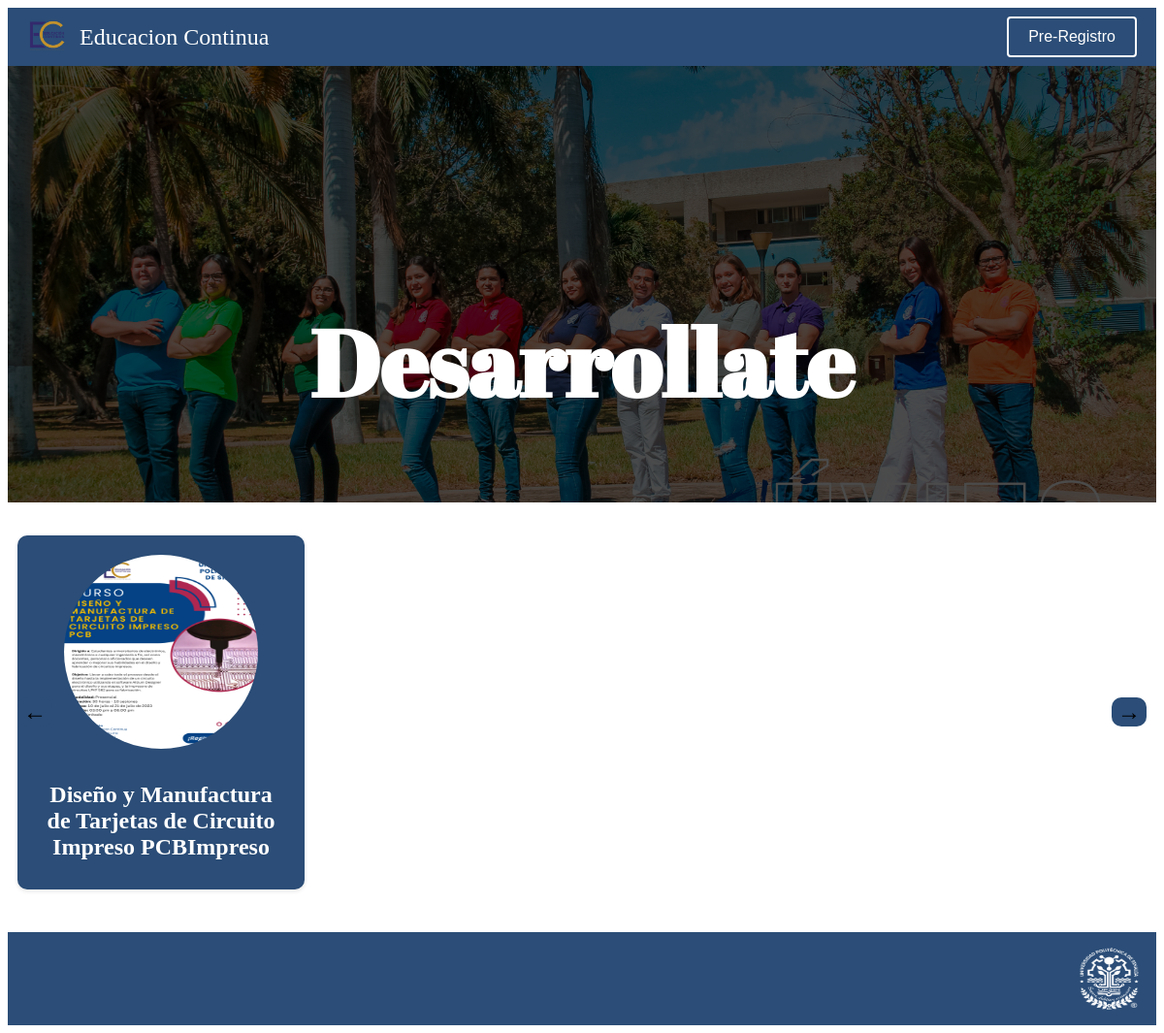
/, run on an earlier commit of the app's database.
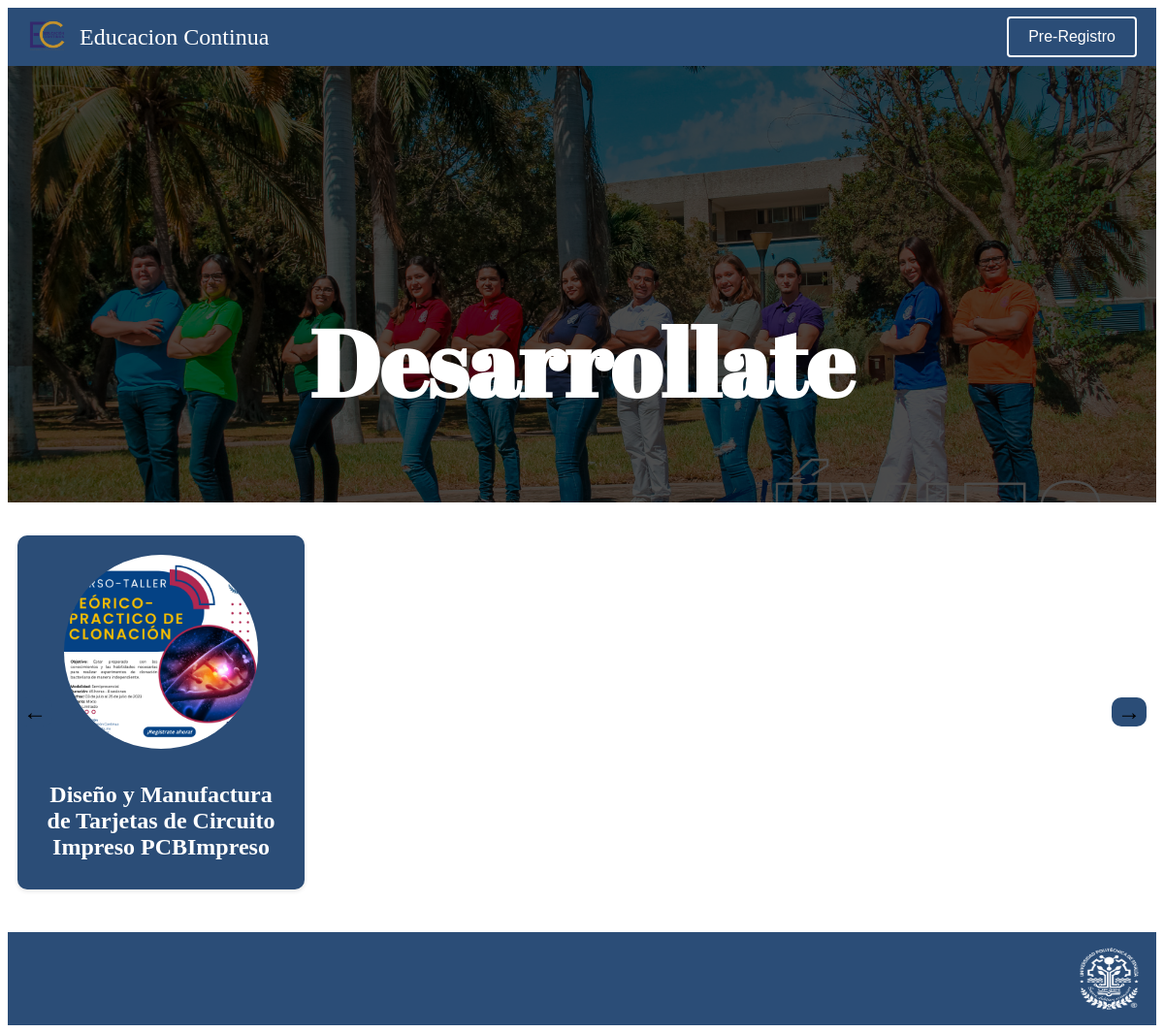
And on a later commit of the database.
### EC/models.py (models this page shows, shortened)
class Courses(models.Model):
    id= models.AutoField(primary_key=True)
    imagen = models.ImageField(upload_to='cajas/', blank=False)
    titulo = models.CharField(max_length=200, blank=False)
    descripcion = models.TextField(blank=False)

### EC/views.py (the view)
# urls.py: path('',main,name='main')
def main(request):
    courses = Courses.objects.all()
    return render(request,'index.html',  {'courses': courses})

### EC/templates/index.html (shortened to what this page needs)
{% load static %}
<!DOCTYPE html>
<html lang="es">
<head>
    <link rel="stylesheet" type="text/css" href="{% static 'css/styles.css' %}" />
</head>
<body>
    <header>
        <div class="header">
            <div class="logo_main", location.href='{%url 'main' %}';">
                <img src="media/loigo EC.png" alt="Logo" class="logo">
                <span class="label">Educacion Continua</span>
            </div>
            <button onclick="location.href='{% url 'Registro' %}';" class="register-button" >Pre-Registro</button>
        </div>
    </header>
    <section class="desarrollate">
        <div class="desarrollate-content">
            <h2 class="desarrollate-text"> Desarrollate </h2>
        </div>
    </section>
    <div class="slider-container">
        <div class="slider">
            {% for course in courses %}
                <div class="box" id="{{ course.id }}" onclick="mostrarImagenCurso('{{ course.imagen.url }}')">
                    <img src="{{ course.imagen.url }}" alt="Image">
                    <h2>{{ course.titulo }}</h2>
                </div>
            {% empty %}
                <div class="NoBox">
                    <h2>No hay Cursos por el momento</h2>
                </div>
            {% endfor %}
        </div>
            <button class="prev-button">&larr;</button>
            <button class="next-button">&rarr;</button>
    </div>
    <footer class="footer">
        <img src="/media/Upsin_logo.png" alt="Upsin_logo" class="footer-img">
    </footer>
</body>
</html>

### EC/static/css/styles.css (style rules this page uses)
:root { --colorPrincipal: #2b4d77; --fuentePrincipal: 'Abril Fatface', sans-serif; --negro: #000; --blanco: #fff; }
.header { background-color: var(--colorPrincipal); height: 60px; display: flex; align-items: center; justify-content: space-between; padding: 0 20px; box-sizing: border-box; color: var(--blanco); vertical-align: middle; }
.logo { cursor: pointer; width: 40px; height: 40px; vertical-align: middle; }
.label { cursor: pointer; font-size: 50px; margin-left: 10px; font-size: x-large; height: fit-content; max-height: fit-content; vertical-align: middle; text-align: center; }
.register-button { background-color: var(--colorPrincipal); border: 2px solid var(--blanco); color: var(--blanco); padding: 10px 20px; cursor: pointer; font-size: 16px; border-radius: 4px; vertical-align: middle; }
.box { width: 300px; border-radius: 10px; background-color: var(--colorPrincipal); box-shadow: 0 2px 4px rgba(0, 0, 0, 0.1); padding: 20px; margin: 10px; text-align: center; cursor: pointer; }
.box img { width: 200px; height: 200px; border-radius: 50%; margin-bottom: 10px; cursor: pointer; }
.box h2 { color: var(--blanco); margin-bottom: 10px; cursor: pointer; }
.slider-container { position: relative; overflow: hidden; }
.slider { display: flex; transition: transform 0.5s; }
.box { width: 25%; padding: 20px; box-sizing: border-box; cursor: pointer; }
.prev-button, .next-button { position: absolute; top: 50%; transform: translateY(-50%); background: var(--colorPrincipal); border: black; font-size: 24px; color: var(--negro); cursor: pointer; border-radius: 10px; -webkit-border-radius: 10px; -moz-border-radius: 10px; -ms-border-radius: 10px; -o-border-radius: 10px; vertical-align: middle; }
.prev-button { left: 10px; }
.next-button { right: 10px; }
.desarrollate { position: relative; background-image: url(/media/Desarrollate-imagen.jpg); background-repeat: no-repeat; background-size: cover; height: 450px; margin-bottom: 1.5rem; }
.desarrollate-content { position: absolute; display: flex; flex-direction: column; justify-content: flex-end; height: 100%; width: 100%; background-color: rgb(0 0 0 / 70%); }
.desarrollate-text { text-align: center; font-family: var(--fuentePrincipal); color: var(--blanco); margin-top: auto; font-size: 6rem; }
.footer { margin-top: 1rem; background-color: var(--colorPrincipal); padding: 1rem; display: flex; flex-direction: row-reverse; align-items: center; }
.footer-img { width: 4rem; height: 4rem; }

What changed in the data, as far as the page shows it:
changed Courses "Diseño y Manufactura de Tarjetas de Circuito Impreso PCBImpreso": imagen: a different picture
